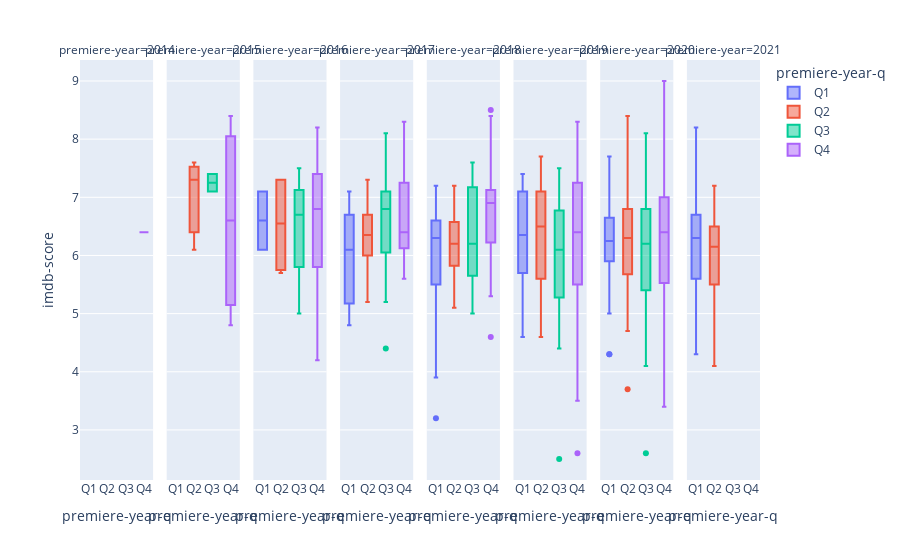

Source (notebook cell):
### Code cell
fig = px.box(netflix_og_disp,
    y='imdb-score', x='premiere-year-q',
    facet_col='premiere-year',
    color='premiere-year-q',
    category_orders={
        'premiere-year': [2014, 2015, 2016, 2017, 2018, 2019, 2020, 2021],
        'premiere-year-q': ['Q1', 'Q2', 'Q3', 'Q4']
    }
)
fig.show()

### Figure 1 — Plotly figure (JSON) as saved in the notebook; plotly's stock layout.template omitted (floating-point values rounded to 4 significant figures)
{"data": [{"alignmentgroup": "True", "hovertemplate": "premiere-year-q=%{x}<br>premiere-year=2016<br>imdb-score=%{y}<extra></extra>", "legendgroup": "Q1", "marker": {"color": "#636efa"}, "name": "Q1", "notched": false, "offsetgroup": "Q1", "orientation": "v", "showlegend": true, "type": "box", "x": ["Q1", "Q1"], "x0": " ", "xaxis": "x3", "y": [6.1, 7.1], "y0": " ", "yaxis": "y3"}, {"alignmentgroup": "True", "hovertemplate": "premiere-year-q=%{x}<br>premiere-year=2017<br>imdb-score=%{y}<extra></extra>", "legendgroup": "Q1", "marker": {"color": "#636efa"}, "name": "Q1", "notched": false, "offsetgroup": "Q1", "orientation": "v", "showlegend": false, "type": "box", "x": ["Q1", "Q1", "Q1", "Q1", "Q1", "Q1", "Q1", "Q1", "Q1", "Q1", "Q1", "Q1", "Q1"], "x0": " ", "xaxis": "x4", "y": [4.8, 4.8, 5.1, 5.2, 6, 6.1, 6.1, 6.1, 6.3, 6.7, 6.7, 6.9, 7.1], "y0": " ", "yaxis": "y4"}, {"alignmentgroup": "True", "hovertemplate": "premiere-year-q=%{x}<br>premiere-year=2018<br>imdb-score=%{y}<extra></extra>", "legendgroup": "Q1", "marker": {"color": "#636efa"}, "name": "Q1", "notched": false, "offsetgroup": "Q1", "orientation": "v", "showlegend": false, "type": "box", "x": ["Q1", "Q1", "Q1", "Q1", "Q1", "Q1", "Q1", "Q1", "Q1", "Q1", "Q1", "Q1", "Q1", "Q1", "Q1", "Q1", "Q1", "Q1", "Q1", "Q1"], "x0": " ", "xaxis": "x5", "y": [3.2, 3.9, 5.4, 5.5, 5.5, 5.5, 5.8, 5.9, 6.2, 6.3, 6.3, 6.4, 6.4, 6.4, 6.4, 6.8, 6.8, 6.9, 7.2, 7.2], "y0": " ", "yaxis": "y5"}, {"alignmentgroup": "True", "hovertemplate": "premiere-year-q=%{x}<br>premiere-year=2019<br>imdb-score=%{y}<extra></extra>", "legendgroup": "Q1", "marker": {"color": "#636efa"}, "name": "Q1", "notched": false, "offsetgroup": "Q1", "orientation": "v", "showlegend": false, "type": "box", "x": ["Q1", "Q1", "Q1", "Q1", "Q1", "Q1", "Q1", "Q1", "Q1", "Q1", "Q1", "Q1", "Q1", "Q1", "Q1", "Q1", "Q1", "Q1", "Q1", "Q1", "Q1", "Q1", "Q1", "Q1"], "x0": " ", "xaxis": "x6", "y": [4.6, 4.7, 5.2, 5.5, 5.6, 5.7, 5.7, 5.8, 6, 6.2, 6.3, 6.3, 6.4, 6.4, 6.5, 6.9, 7, 7, 7.2, 7.2, 7.2, 7.3, 7.3, 7.4], "y0": " ", "yaxis": "y6"}, {"alignmentgroup": "True", "hovertemplate": "premiere-year-q=%{x}<br>premiere-year=2020<br>imdb-score=%{y}<extra></extra>", "legendgroup": "Q1", "marker": {"color": "#636efa"}, "name": "Q1", "notched": false, "offsetgroup": "Q1", "orientation": "v", "showlegend": false, "type": "box", "x": ["Q1", "Q1", "Q1", "Q1", "Q1", "Q1", "Q1", "Q1", "Q1", "Q1", "Q1", "Q1", "Q1", "Q1", "Q1", "Q1", "Q1", "Q1", "Q1", "Q1", "Q1", "Q1", "Q1", "Q1"], "x0": " ", "xaxis": "x7", "y": [4.3, 4.3, 5, 5.4, 5.9, 5.9, 5.9, 5.9, 5.9, 6, 6.1, 6.2, 6.3, 6.4, 6.4, 6.5, 6.5, 6.5, 6.8, 7.3, 7.4, 7.6, 7.7, 7.7], "y0": " ", "yaxis": "y7"}, {"alignmentgroup": "True", "hovertemplate": "premiere-year-q=%{x}<br>premiere-year=2021<br>imdb-score=%{y}<extra></extra>", "legendgroup": "Q1", "marker": {"color": "#636efa"}, "name": "Q1", "notched": false, "offsetgroup": "Q1", "orientation": "v", "showlegend": false, "type": "box", "x": ["Q1", "Q1", "Q1", "Q1", "Q1", "Q1", "Q1", "Q1", "Q1", "Q1", "Q1", "Q1", "Q1", "Q1", "Q1", "Q1", "Q1", "Q1", "Q1", "Q1", "Q1", "Q1", "Q1", "Q1", "Q1", "Q1", "Q1", "Q1", "Q1", "Q1", "Q1", "Q1", "Q1", "Q1", "Q1", "Q1", "Q1", "Q1", "Q1", "Q1", "Q1"], "x0": " ", "xaxis": "x8", "y": [4.3, 4.4, 4.5, 4.7, 5, 5.1, 5.2, 5.4, 5.5, 5.6, 5.6, 5.7, 5.7, 5.7, 5.9, 6.1, 6.1, 6.1, 6.2, 6.3, 6.3, 6.3, 6.4, 6.4, 6.6, 6.6, 6.6, 6.6, 6.7, 6.7, 6.7, 6.7, 6.8, 6.9, 6.9, 7, 7, 7.1, 7.1, 7.1, 8.2], "y0": " ", "yaxis": "y8"}, {"alignmentgroup": "True", "hovertemplate": "premiere-year-q=%{x}<br>premiere-year=2015<br>imdb-score=%{y}<extra></extra>", "legendgroup": "Q2", "marker": {"color": "#EF553B"}, "name": "Q2", "notched": false, "offsetgroup": "Q2", "orientation": "v", "showlegend": true, "type": "box", "x": ["Q2", "Q2", "Q2"], "x0": " ", "xaxis": "x2", "y": [6.1, 7.3, 7.6], "y0": " ", "yaxis": "y2"}, {"alignmentgroup": "True", "hovertemplate": "premiere-year-q=%{x}<br>premiere-year=2016<br>imdb-score=%{y}<extra></extra>", "legendgroup": "Q2", "marker": {"color": "#EF553B"}, "name": "Q2", "notched": false, "offsetgroup": "Q2", "orientation": "v", "showlegend": false, "type": "box", "x": ["Q2", "Q2", "Q2", "Q2"], "x0": " ", "xaxis": "x3", "y": [5.7, 5.8, 7.3, 7.3], "y0": " ", "yaxis": "y3"}, {"alignmentgroup": "True", "hovertemplate": "premiere-year-q=%{x}<br>premiere-year=2017<br>imdb-score=%{y}<extra></extra>", "legendgroup": "Q2", "marker": {"color": "#EF553B"}, "name": "Q2", "notched": false, "offsetgroup": "Q2", "orientation": "v", "showlegend": false, "type": "box", "x": ["Q2", "Q2", "Q2", "Q2", "Q2", "Q2", "Q2", "Q2", "Q2", "Q2", "Q2", "Q2", "Q2", "Q2", "Q2", "Q2", "Q2", "Q2"], "x0": " ", "xaxis": "x4", "y": [5.2, 5.2, 5.8, 5.8, 6, 6.1, 6.2, 6.3, 6.3, 6.4, 6.5, 6.5, 6.7, 6.7, 6.9, 7.1, 7.3, 7.3], "y0": " ", "yaxis": "y4"}, {"alignmentgroup": "True", "hovertemplate": "premiere-year-q=%{x}<br>premiere-year=2018<br>imdb-score=%{y}<extra></extra>", "legendgroup": "Q2", "marker": {"color": "#EF553B"}, "name": "Q2", "notched": false, "offsetgroup": "Q2", "orientation": "v", "showlegend": false, "type": "box", "x": ["Q2", "Q2", "Q2", "Q2", "Q2", "Q2", "Q2", "Q2", "Q2", "Q2", "Q2", "Q2", "Q2", "Q2", "Q2", "Q2", "Q2", "Q2", "Q2", "Q2", "Q2", "Q2", "Q2"], "x0": " ", "xaxis": "x5", "y": [5.1, 5.2, 5.2, 5.3, 5.8, 5.8, 5.9, 5.9, 6, 6, 6, 6.2, 6.3, 6.3, 6.3, 6.5, 6.5, 6.6, 6.8, 6.8, 7.1, 7.1, 7.2], "y0": " ", "yaxis": "y5"}, {"alignmentgroup": "True", "hovertemplate": "premiere-year-q=%{x}<br>premiere-year=2019<br>imdb-score=%{y}<extra></extra>", "legendgroup": "Q2", "marker": {"color": "#EF553B"}, "name": "Q2", "notched": false, "offsetgroup": "Q2", "orientation": "v", "showlegend": false, "type": "box", "x": ["Q2", "Q2", "Q2", "Q2", "Q2", "Q2", "Q2", "Q2", "Q2", "Q2", "Q2", "Q2", "Q2", "Q2", "Q2", "Q2", "Q2", "Q2", "Q2", "Q2", "Q2", "Q2", "Q2", "Q2", "Q2", "Q2", "Q2", "Q2", "Q2", "Q2", "Q2", "Q2"], "x0": " ", "xaxis": "x6", "y": [4.6, 5.2, 5.2, 5.2, 5.3, 5.4, 5.5, 5.5, 5.7, 5.8, 6, 6.1, 6.2, 6.3, 6.3, 6.5, 6.5, 6.6, 6.8, 6.8, 6.9, 7, 7, 7.1, 7.1, 7.1, 7.2, 7.4, 7.5, 7.6, 7.7, 7.7], "y0": " ", "yaxis": "y6"}, {"alignmentgroup": "True", "hovertemplate": "premiere-year-q=%{x}<br>premiere-year=2020<br>imdb-score=%{y}<extra></extra>", "legendgroup": "Q2", "marker": {"color": "#EF553B"}, "name": "Q2", "notched": false, "offsetgroup": "Q2", "orientation": "v", "showlegend": false, "type": "box", "x": ["Q2", "Q2", "Q2", "Q2", "Q2", "Q2", "Q2", "Q2", "Q2", "Q2", "Q2", "Q2", "Q2", "Q2", "Q2", "Q2", "Q2", "Q2", "Q2", "Q2", "Q2", "Q2", "Q2", "Q2", "Q2", "Q2", "Q2", "Q2", "Q2", "Q2", "Q2", "Q2", "Q2", "Q2", "Q2", "Q2", "Q2", "Q2", "Q2", "Q2", "Q2"], "x0": " ", "xaxis": "x7", "y": [3.7, 4.7, 4.8, 4.8, 4.9, 5.1, 5.3, 5.3, 5.5, 5.6, 5.7, 5.7, 5.8, 5.8, 5.8, 5.8, 6.1, 6.1, 6.2, 6.3, 6.3, 6.4, 6.4, 6.5, 6.5, 6.5, 6.5, 6.6, 6.7, 6.7, 6.8, 6.8, 6.9, 6.9, 7.1, 7.2, 7.3, 7.6, 7.9, 8.2, 8.4], "y0": " ", "yaxis": "y7"}, {"alignmentgroup": "True", "hovertemplate": "premiere-year-q=%{x}<br>premiere-year=2021<br>imdb-score=%{y}<extra></extra>", "legendgroup": "Q2", "marker": {"color": "#EF553B"}, "name": "Q2", "notched": false, "offsetgroup": "Q2", "orientation": "v", "showlegend": false, "type": "box", "x": ["Q2", "Q2", "Q2", "Q2", "Q2", "Q2", "Q2", "Q2", "Q2", "Q2", "Q2", "Q2", "Q2", "Q2", "Q2", "Q2", "Q2", "Q2", "Q2", "Q2", "Q2", "Q2", "Q2", "Q2", "Q2", "Q2", "Q2", "Q2", "Q2", "Q2"], "x0": " ", "xaxis": "x8", "y": [4.1, 4.1, 4.4, 4.5, 5.2, 5.3, 5.4, 5.5, 5.5, 5.6, 5.7, 5.7, 5.8, 5.9, 6.1, 6.2, 6.2, 6.3, 6.3, 6.5, 6.5, 6.5, 6.5, 6.6, 6.7, 6.7, 6.7, 6.7, 7.1, 7.2], "y0": " ", "yaxis": "y8"}, {"alignmentgroup": "True", "hovertemplate": "premiere-year-q=%{x}<br>premiere-year=2015<br>imdb-score=%{y}<extra></extra>", "legendgroup": "Q3", "marker": {"color": "#00cc96"}, "name": "Q3", "notched": false, "offsetgroup": "Q3", "orientation": "v", "showlegend": true, "type": "box", "x": ["Q3", "Q3"], "x0": " ", "xaxis": "x2", "y": [7.1, 7.4], "y0": " ", "yaxis": "y2"}, {"alignmentgroup": "True", "hovertemplate": "premiere-year-q=%{x}<br>premiere-year=2016<br>imdb-score=%{y}<extra></extra>", "legendgroup": "Q3", "marker": {"color": "#00cc96"}, "name": "Q3", "notched": false, "offsetgroup": "Q3", "orientation": "v", "showlegend": false, "type": "box", "x": ["Q3", "Q3", "Q3", "Q3", "Q3", "Q3", "Q3", "Q3", "Q3", "Q3", "Q3"], "x0": " ", "xaxis": "x3", "y": [5, 5.3, 5.6, 6.4, 6.6, 6.7, 6.7, 6.9, 7.2, 7.3, 7.5], "y0": " ", "yaxis": "y3"}, {"alignmentgroup": "True", "hovertemplate": "premiere-year-q=%{x}<br>premiere-year=2017<br>imdb-score=%{y}<extra></extra>", "legendgroup": "Q3", "marker": {"color": "#00cc96"}, "name": "Q3", "notched": false, "offsetgroup": "Q3", "orientation": "v", "showlegend": false, "type": "box", "x": ["Q3", "Q3", "Q3", "Q3", "Q3", "Q3", "Q3", "Q3", "Q3", "Q3", "Q3", "Q3", "Q3", "Q3", "Q3", "Q3"], "x0": " ", "xaxis": "x4", "y": [4.4, 5.2, 5.4, 5.7, 6.4, 6.5, 6.5, 6.8, 6.8, 6.9, 7, 7, 7.2, 7.4, 7.9, 8.1], "y0": " ", "yaxis": "y4"}, {"alignmentgroup": "True", "hovertemplate": "premiere-year-q=%{x}<br>premiere-year=2018<br>imdb-score=%{y}<extra></extra>", "legendgroup": "Q3", "marker": {"color": "#00cc96"}, "name": "Q3", "notched": false, "offsetgroup": "Q3", "orientation": "v", "showlegend": false, "type": "box", "x": ["Q3", "Q3", "Q3", "Q3", "Q3", "Q3", "Q3", "Q3", "Q3", "Q3", "Q3", "Q3", "Q3", "Q3", "Q3", "Q3", "Q3", "Q3", "Q3", "Q3", "Q3", "Q3", "Q3"], "x0": " ", "xaxis": "x5", "y": [5, 5.2, 5.3, 5.5, 5.5, 5.6, 5.8, 5.8, 5.8, 5.9, 6.1, 6.2, 6.4, 6.4, 6.6, 6.8, 7.1, 7.2, 7.3, 7.5, 7.5, 7.6, 7.6], "y0": " ", "yaxis": "y5"}, {"alignmentgroup": "True", "hovertemplate": "premiere-year-q=%{x}<br>premiere-year=2019<br>imdb-score=%{y}<extra></extra>", "legendgroup": "Q3", "marker": {"color": "#00cc96"}, "name": "Q3", "notched": false, "offsetgroup": "Q3", "orientation": "v", "showlegend": false, "type": "box", "x": ["Q3", "Q3", "Q3", "Q3", "Q3", "Q3", "Q3", "Q3", "Q3", "Q3", "Q3", "Q3", "Q3", "Q3", "Q3", "Q3", "Q3", "Q3", "Q3", "Q3", "Q3", "Q3", "Q3", "Q3", "Q3"], "x0": " ", "xaxis": "x6", "y": [2.5, 4.4, 4.4, 4.4, 5.2, 5.2, 5.3, 5.6, 5.7, 5.9, 6, 6.1, 6.1, 6.2, 6.3, 6.4, 6.4, 6.6, 6.7, 7, 7, 7.1, 7.1, 7.4, 7.5], "y0": " ", "yaxis": "y6"}, {"alignmentgroup": "True", "hovertemplate": "premiere-year-q=%{x}<br>premiere-year=2020<br>imdb-score=%{y}<extra></extra>", "legendgroup": "Q3", "marker": {"color": "#00cc96"}, "name": "Q3", "notched": false, "offsetgroup": "Q3", "orientation": "v", "showlegend": false, "type": "box", "x": ["Q3", "Q3", "Q3", "Q3", "Q3", "Q3", "Q3", "Q3", "Q3", "Q3", "Q3", "Q3", "Q3", "Q3", "Q3", "Q3", "Q3", "Q3", "Q3", "Q3", "Q3", "Q3", "Q3", "Q3", "Q3", "Q3", "Q3", "Q3", "Q3", "Q3", "Q3", "Q3", "Q3", "Q3", "Q3", "Q3", "Q3", "Q3", "Q3", "Q3", "Q3", "Q3", "Q3", "Q3", "Q3", "Q3", "Q3"], "x0": " ", "xaxis": "x7", "y": [2.6, 4.1, 4.5, 4.5, 4.6, 4.6, 4.9, 5.1, 5.2, 5.3, 5.4, 5.4, 5.4, 5.6, 5.6, 5.6, 5.7, 5.8, 5.8, 5.8, 6, 6.1, 6.1, 6.2, 6.2, 6.2, 6.4, 6.4, 6.5, 6.6, 6.6, 6.7, 6.7, 6.8, 6.8, 6.8, 6.8, 6.9, 7.1, 7.2, 7.3, 7.3, 7.3, 7.4, 7.6, 8.1, 8.1], "y0": " ", "yaxis": "y7"}, {"alignmentgroup": "True", "hovertemplate": "premiere-year-q=%{x}<br>premiere-year=2014<br>imdb-score=%{y}<extra></extra>", "legendgroup": "Q4", "marker": {"color": "#ab63fa"}, "name": "Q4", "notched": false, "offsetgroup": "Q4", "orientation": "v", "showlegend": true, "type": "box", "x": ["Q4"], "x0": " ", "xaxis": "x", "y": [6.4], "y0": " ", "yaxis": "y"}, {"alignmentgroup": "True", "hovertemplate": "premiere-year-q=%{x}<br>premiere-year=2015<br>imdb-score=%{y}<extra></extra>", "legendgroup": "Q4", "marker": {"color": "#ab63fa"}, "name": "Q4", "notched": false, "offsetgroup": "Q4", "orientation": "v", "showlegend": false, "type": "box", "x": ["Q4", "Q4", "Q4", "Q4"], "x0": " ", "xaxis": "x2", "y": [4.8, 5.5, 7.7, 8.4], "y0": " ", "yaxis": "y2"}, {"alignmentgroup": "True", "hovertemplate": "premiere-year-q=%{x}<br>premiere-year=2016<br>imdb-score=%{y}<extra></extra>", "legendgroup": "Q4", "marker": {"color": "#ab63fa"}, "name": "Q4", "notched": false, "offsetgroup": "Q4", "orientation": "v", "showlegend": false, "type": "box", "x": ["Q4", "Q4", "Q4", "Q4", "Q4", "Q4", "Q4", "Q4", "Q4", "Q4", "Q4", "Q4", "Q4"], "x0": " ", "xaxis": "x3", "y": [4.2, 4.6, 5.8, 5.8, 5.9, 6.3, 6.8, 7.2, 7.2, 7.3, 7.7, 7.9, 8.2], "y0": " ", "yaxis": "y3"}, {"alignmentgroup": "True", "hovertemplate": "premiere-year-q=%{x}<br>premiere-year=2017<br>imdb-score=%{y}<extra></extra>", "legendgroup": "Q4", "marker": {"color": "#ab63fa"}, "name": "Q4", "notched": false, "offsetgroup": "Q4", "orientation": "v", "showlegend": false, "type": "box", "x": ["Q4", "Q4", "Q4", "Q4", "Q4", "Q4", "Q4", "Q4", "Q4", "Q4", "Q4", "Q4", "Q4", "Q4", "Q4", "Q4", "Q4", "Q4", "Q4"], "x0": " ", "xaxis": "x4", "y": [5.6, 5.7, 5.7, 5.8, 6.1, 6.2, 6.3, 6.3, 6.3, 6.4, 6.8, 6.9, 7, 7.1, 7.3, 7.5, 7.5, 7.7, 8.3], "y0": " ", "yaxis": "y4"}, {"alignmentgroup": "True", "hovertemplate": "premiere-year-q=%{x}<br>premiere-year=2018<br>imdb-score=%{y}<extra></extra>", "legendgroup": "Q4", "marker": {"color": "#ab63fa"}, "name": "Q4", "notched": false, "offsetgroup": "Q4", "orientation": "v", "showlegend": false, "type": "box", "x": ["Q4", "Q4", "Q4", "Q4", "Q4", "Q4", "Q4", "Q4", "Q4", "Q4", "Q4", "Q4", "Q4", "Q4", "Q4", "Q4", "Q4", "Q4", "Q4", "Q4", "Q4", "Q4", "Q4", "Q4", "Q4", "Q4", "Q4", "Q4", "Q4", "Q4", "Q4", "Q4", "Q4"], "x0": " ", "xaxis": "x5", "y": [4.6, 5.3, 5.5, 5.7, 5.7, 5.8, 5.9, 6, 6.3, 6.3, 6.5, 6.6, 6.6, 6.6, 6.8, 6.8, 6.9, 6.9, 7, 7, 7, 7.1, 7.1, 7.1, 7.1, 7.2, 7.3, 7.4, 7.4, 7.7, 8, 8.4, 8.5], "y0": " ", "yaxis": "y5"}, {"alignmentgroup": "True", "hovertemplate": "premiere-year-q=%{x}<br>premiere-year=2019<br>imdb-score=%{y}<extra></extra>", "legendgroup": "Q4", "marker": {"color": "#ab63fa"}, "name": "Q4", "notched": false, "offsetgroup": "Q4", "orientation": "v", "showlegend": false, "type": "box", "x": ["Q4", "Q4", "Q4", "Q4", "Q4", "Q4", "Q4", "Q4", "Q4", "Q4", "Q4", "Q4", "Q4", "Q4", "Q4", "Q4", "Q4", "Q4", "Q4", "Q4", "Q4", "Q4", "Q4", "Q4", "Q4", "Q4", "Q4", "Q4", "Q4", "Q4", "Q4", "Q4", "Q4", "Q4", "Q4", "Q4", "Q4", "Q4", "Q4", "Q4", "Q4", "Q4", "Q4", "Q4"], "x0": " ", "xaxis": "x6", "y": [2.6, 3.5, 4.3, 4.6, 4.6, 4.9, 5.4, 5.4, 5.5, 5.5, 5.5, 5.5, 5.7, 5.8, 5.8, 5.9, 6.1, 6.1, 6.3, 6.3, 6.4, 6.4, 6.4, 6.5, 6.6, 6.7, 6.7, 6.7, 7, 7.1, 7.2, 7.2, 7.2, 7.3, 7.3, 7.4, 7.4, 7.5, 7.6, 7.6, 7.8, 7.9, 8.2, 8.3], "y0": " ", "yaxis": "y6"}, {"alignmentgroup": "True", "hovertemplate": "premiere-year-q=%{x}<br>premiere-year=2020<br>imdb-score=%{y}<extra></extra>", "legendgroup": "Q4", "marker": {"color": "#ab63fa"}, "name": "Q4", "notched": false, "offsetgroup": "Q4", "orientation": "v", "showlegend": false, "type": "box", "x": ["Q4", "Q4", "Q4", "Q4", "Q4", "Q4", "Q4", "Q4", "Q4", "Q4", "Q4", "Q4", "Q4", "Q4", "Q4", "Q4", "Q4", "Q4", "Q4", "Q4", "Q4", "Q4", "Q4", "Q4", "Q4", "Q4", "Q4", "Q4", "Q4", "Q4", "Q4", "Q4", "Q4", "Q4", "Q4", "Q4", "Q4", "Q4", "Q4", "Q4", "Q4", "Q4", "Q4", "Q4", "Q4", "Q4", "Q4", "Q4", "Q4", "Q4", "Q4", "Q4", "Q4", "Q4", "Q4", "Q4", "Q4", "Q4", "Q4", "Q4", "Q4", "Q4", "Q4", "Q4", "Q4", "Q4", "Q4", "Q4", "Q4", "Q4", "Q4"], "x0": " ", "xaxis": "x7", "y": [3.4, 3.7, 4.1, 4.2, 4.7, 4.7, 4.7, 4.8, 4.8, 4.9, 5, 5.1, 5.2, 5.2, 5.2, 5.4, 5.4, 5.5, 5.6, 5.6, 5.6, 5.7, 5.8, 5.8, 5.8, 5.8, 5.8, 5.9, 6, 6, 6.1, 6.1, 6.2, 6.2, 6.3, 6.4, 6.4, 6.5, 6.5, 6.5, 6.6, 6.7, 6.7, 6.7, 6.8, 6.8, 6.8, 6.9, 6.9, 6.9, 6.9, 7, 7, 7, 7, 7.1, 7.1, 7.1, 7.1, 7.2, 7.3, 7.3, 7.4, 7.5, 7.5, 7.6, 7.8, 7.8, 8.2, 8.6, 9], "y0": " ", "yaxis": "y7"}], "layout": {"annotations": [{"font": {}, "showarrow": false, "text": "premiere-year=2014", "x": 0.05375, "xanchor": "center", "xref": "paper", "y": 1, "yanchor": "bottom", "yref": "paper"}, {"font": {}, "showarrow": false, "text": "premiere-year=2015", "x": 0.1812, "xanchor": "center", "xref": "paper", "y": 1, "yanchor": "bottom", "yref": "paper"}, {"font": {}, "showarrow": false, "text": "premiere-year=2016", "x": 0.3087, "xanchor": "center", "xref": "paper", "y": 1, "yanchor": "bottom", "yref": "paper"}, {"font": {}, "showarrow": false, "text": "premiere-year=2017", "x": 0.4363, "xanchor": "center", "xref": "paper", "y": 1, "yanchor": "bottom", "yref": "paper"}, {"font": {}, "showarrow": false, "text": "premiere-year=2018", "x": 0.5637, "xanchor": "center", "xref": "paper", "y": 1, "yanchor": "bottom", "yref": "paper"}, {"font": {}, "showarrow": false, "text": "premiere-year=2019", "x": 0.6912, "xanchor": "center", "xref": "paper", "y": 1, "yanchor": "bottom", "yref": "paper"}, {"font": {}, "showarrow": false, "text": "premiere-year=2020", "x": 0.8188, "xanchor": "center", "xref": "paper", "y": 1, "yanchor": "bottom", "yref": "paper"}, {"font": {}, "showarrow": false, "text": "premiere-year=2021", "x": 0.9463, "xanchor": "center", "xref": "paper", "y": 1, "yanchor": "bottom", "yref": "paper"}], "boxmode": "overlay", "legend": {"title": {"text": "premiere-year-q"}, "tracegroupgap": 0}, "margin": {"t": 60}, "xaxis": {"anchor": "y", "categoryarray": ["Q1", "Q2", "Q3", "Q4"], "categoryorder": "array", "domain": [0, 0.1075], "title": {"text": "premiere-year-q"}}, "xaxis2": {"anchor": "y2", "categoryarray": ["Q1", "Q2", "Q3", "Q4"], "categoryorder": "array", "domain": [0.1275, 0.235], "matches": "x", "title": {"text": "premiere-year-q"}}, "xaxis3": {"anchor": "y3", "categoryarray": ["Q1", "Q2", "Q3", "Q4"], "categoryorder": "array", "domain": [0.255, 0.3625], "matches": "x", "title": {"text": "premiere-year-q"}}, "xaxis4": {"anchor": "y4", "categoryarray": ["Q1", "Q2", "Q3", "Q4"], "categoryorder": "array", "domain": [0.3825, 0.49], "matches": "x", "title": {"text": "premiere-year-q"}}, "xaxis5": {"anchor": "y5", "categoryarray": ["Q1", "Q2", "Q3", "Q4"], "categoryorder": "array", "domain": [0.51, 0.6175], "matches": "x", "title": {"text": "premiere-year-q"}}, "xaxis6": {"anchor": "y6", "categoryarray": ["Q1", "Q2", "Q3", "Q4"], "categoryorder": "array", "domain": [0.6375, 0.745], "matches": "x", "title": {"text": "premiere-year-q"}}, "xaxis7": {"anchor": "y7", "categoryarray": ["Q1", "Q2", "Q3", "Q4"], "categoryorder": "array", "domain": [0.765, 0.8725], "matches": "x", "title": {"text": "premiere-year-q"}}, "xaxis8": {"anchor": "y8", "categoryarray": ["Q1", "Q2", "Q3", "Q4"], "categoryorder": "array", "domain": [0.8925, 1], "matches": "x", "title": {"text": "premiere-year-q"}}, "yaxis": {"anchor": "x", "domain": [0, 1], "title": {"text": "imdb-score"}}, "yaxis2": {"anchor": "x2", "domain": [0, 1], "matches": "y", "showticklabels": false}, "yaxis3": {"anchor": "x3", "domain": [0, 1], "matches": "y", "showticklabels": false}, "yaxis4": {"anchor": "x4", "domain": [0, 1], "matches": "y", "showticklabels": false}, "yaxis5": {"anchor": "x5", "domain": [0, 1], "matches": "y", "showticklabels": false}, "yaxis6": {"anchor": "x6", "domain": [0, 1], "matches": "y", "showticklabels": false}, "yaxis7": {"anchor": "x7", "domain": [0, 1], "matches": "y", "showticklabels": false}, "yaxis8": {"anchor": "x8", "domain": [0, 1], "matches": "y", "showticklabels": false}}}
